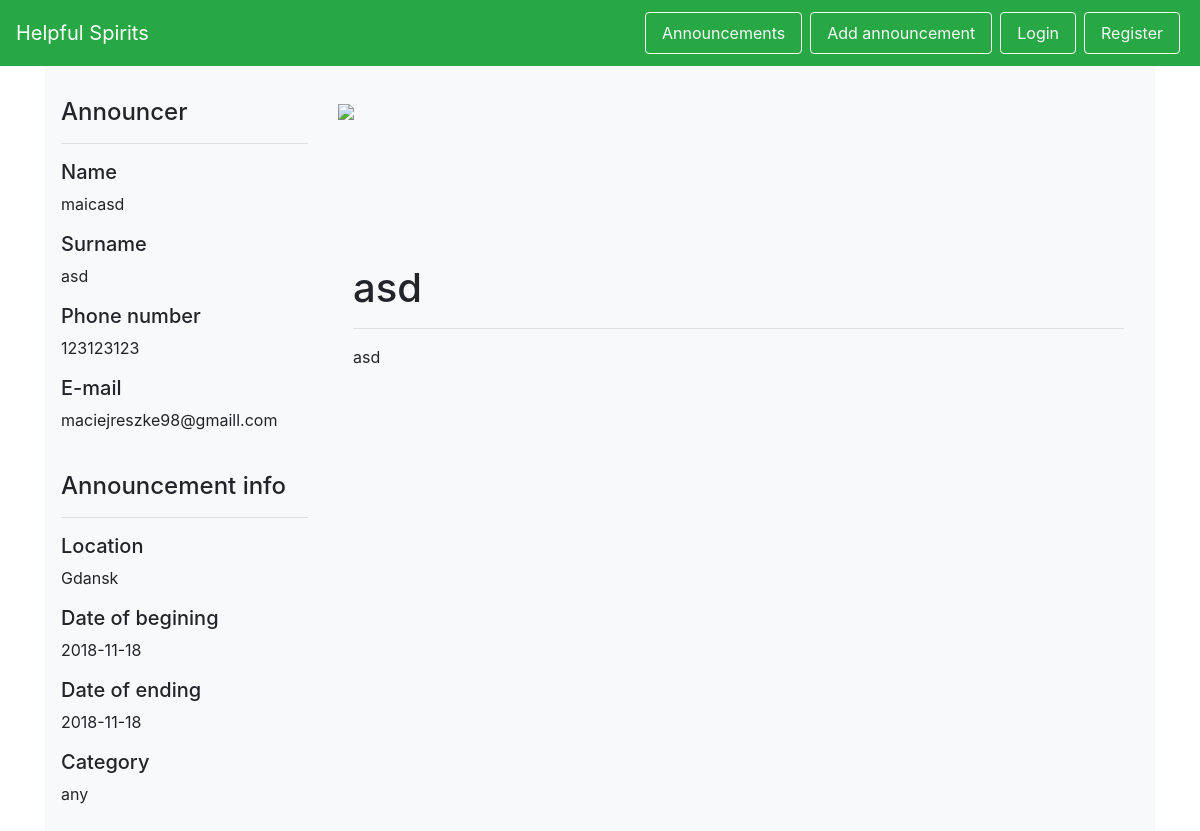
Screenshot of /posters/9 with the database file from the repository.
### helpful_spirits/models.py (models this page shows, shortened)
class User(db.Model, UserMixin):
    id = db.Column(db.Integer, primary_key=True)
    firstname = db.Column(db.String(50), nullable=False)
    surname = db.Column(db.String(50), nullable=False)
    birthday = db.Column(db.Date, nullable=False)
    phone = db.Column(db.String, nullable=False)
    password_hash = db.Column(db.String, nullable=False)
    email = db.Column(db.String)
    @staticmethod
    def get_by_id(id):
        return User.query.filter_by(id=id).first()

class City(db.Model):
    id = db.Column(db.Integer, primary_key=True)
    id = db.Column(db.Integer, primary_key=True)
    name = db.Column(db.String(50), nullable=False, unique=True)
    volunteers = db.relationship('Volunteer', backref='city')
    locations = db.relationship('Location', backref='city')

class Poster(db.Model):
    id = db.Column(db.Integer, primary_key=True)
    add_date = db.Column(db.Date, nullable=False)
    start_date = db.Column(db.Date, nullable=False)
    end_date = db.Column(db.Date)
    is_active = db.Column(db.Boolean, nullable=False)
    title = db.Column(db.String(100), nullable=False)
    description = db.Column(db.String(1000), nullable=False)
    location_id = db.Column(db.Integer, db.ForeignKey('location.id'), nullable=False)
    victim_id = db.Column(db.Integer, db.ForeignKey('victim.id'), nullable=False)
    category_id = db.Column(db.Integer, db.ForeignKey('category.id'), nullable=False)
    @staticmethod
    def get_by_id(id):
        return Poster.query.filter_by(id=id).first()

class Category(db.Model):
    id = db.Column(db.Integer, primary_key=True)
    name = db.Column(db.String(50), nullable=False)
    danger_level = db.Column(db.Integer, nullable=False)
    posters = db.relationship('Poster', backref='category')

### helpful_spirits/views.py (the view)
@app.route('/posters/<id>')
def poster(id):
    form = AddPoster()
    poster = Poster.get_by_id(id)
    if poster is None:
        return redirect(url_for('posters'))
    victim = Victim.find_user_by_id(poster.victim_id)
    return render_template('poster.html', poster=poster, form=form, victim=victim)

### helpful_spirits/models.py (called while the page is built)
    @staticmethod
    def find_user_by_id(id):
        return User.get_by_id(id)

### helpful_spirits/templates/poster.html (shortened to what this page needs)
{% extends 'base.html' %}
{% from "includes/_forms.html" import render_field %}
{% block body %}
<div id="wrapper-div" class="py-3" style="background-color: #f8f9fa;">
    <div class="row py-3 px-3">
        <div class="col-md-3 col-xs-12">
            <h4>Announcer</h4>
            <hr/>
            <h5>Name</h5>
            <p>{{ victim.firstname }}</p>
            <h5>Surname</h5>
            <p>{{ victim.surname }}</p>
            <h5>Phone number</h5>
            <p>{{ victim.phone }}</p>
            <h5>E-mail</h5>
            <p>{{ victim.email }}</p>
            <br/>
            <h4>Announcement info</h4>
            <hr/>
            <h5>Location</h5>
            <p>{{ poster.location.city.name }}</p>
            <h5>Date of begining</h5>
            <p>{{ poster.add_date }}</p>
            <h5>Date of ending</h5>
            <p>{{ poster.end_date }}</p>
            <h5>Category</h5>
            <p>{{ poster.category.name }}</p>
        </div>
        <div class="col-md-9 col-xs-12">
            <div class="img-wrapper" style="min-height:150px;"><img src ="https://i.imgur.com/asZD3Y4.jpg" style="min-height:100%; width:100%;"></img></div>
            <div class="container py-3" >
                <h1>{{ poster.title }}</h1>
                <hr/>
                <p>{{ poster.description }}</p>
            </div>
        </div>
    </div>
</div>
{% endblock %}

### rows the page displays
User: firstname "maicasd", surname "asd", phone "123123123", email "maciejreszke98@gmaill.com"
City: location.city.name "Gdansk"
Poster: add_date "2018-11-18", end_date "2018-11-18", title "asd", description "asd"
Category: category.name "any"
